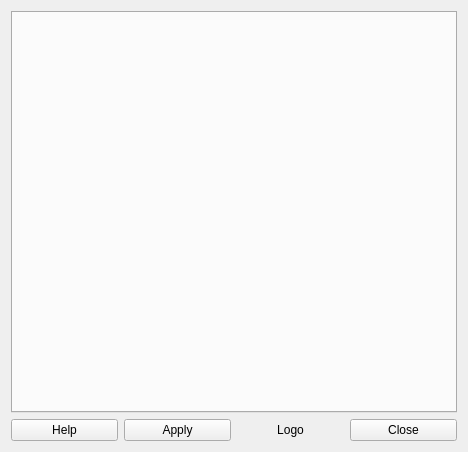
<?xml version="1.0" encoding="UTF-8"?>
<ui version="4.0">
 <class>Window</class>
 <widget class="QWidget" name="Window">
  <property name="geometry">
   <rect>
    <x>0</x>
    <y>0</y>
    <width>468</width>
    <height>452</height>
   </rect>
  </property>
  <property name="sizePolicy">
   <sizepolicy hsizetype="Expanding" vsizetype="Expanding">
    <horstretch>0</horstretch>
    <verstretch>0</verstretch>
   </sizepolicy>
  </property>
  <property name="windowTitle">
   <string>Window</string>
  </property>
  <layout class="QVBoxLayout" name="verticalLayout">
   <item>
    <widget class="QTabWidget" name="tabWidget_Tabs"/>
   </item>
   <item>
    <layout class="QHBoxLayout" name="horizontalLayout">
     <item>
      <widget class="QPushButton" name="pushButton_Help">
       <property name="text">
        <string>Help</string>
       </property>
      </widget>
     </item>
     <item>
      <widget class="QPushButton" name="pushButton_Close">
       <property name="text">
        <string>Apply</string>
       </property>
      </widget>
     </item>
     <item>
      <widget class="QLabel" name="label">
       <property name="text">
        <string>Logo</string>
       </property>
       <property name="alignment">
        <set>Qt::AlignCenter</set>
       </property>
      </widget>
     </item>
     <item>
      <widget class="QPushButton" name="pushButton_Apply">
       <property name="text">
        <string>Close</string>
       </property>
      </widget>
     </item>
    </layout>
   </item>
  </layout>
 </widget>
 <layoutdefault spacing="6" margin="11"/>
 <resources/>
 <connections/>
</ui>
